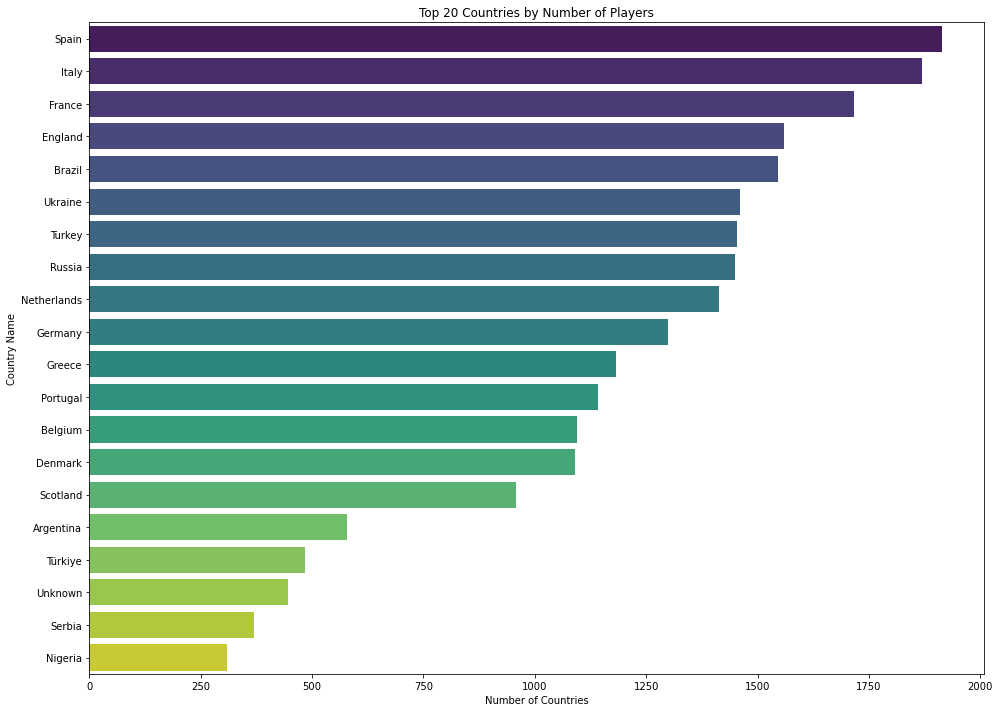

This chart was generated by the following Python code:
# -*- coding: utf-8 -*-
"""
Created on Wed Sep  4 13:01:52 2024

@author: Heikki
"""

import pyodbc
import pandas as pd
import matplotlib.pyplot as plt
import seaborn as sns

# Connection to Database
conn = pyodbc.connect(
    "Driver={ODBC Driver 18 for SQL Server};"
    "Server=localhost\\SQLEXPRESS;"
    "Database=FootballDB;"
    "Trusted_Connection=yes;"
    "TrustServerCertificate=yes"
)
cursor = conn.cursor()

# Query to get agent names
query = "SELECT [country_of_citizenship] FROM dbo.players;"
data = pd.read_sql(query, conn)

# Get value counts of agent names
country_counts = data['country_of_citizenship'].value_counts().reset_index()
country_counts.columns = ['country_of_citizenship', 'count']

top_countries = country_counts.head(20)

print(top_countries)

# Horizontal Bar Plot
plt.figure(figsize=(14, 10))  # Further increase the figure size for better readability
sns.barplot(y='country_of_citizenship', x='count', data=top_countries, palette="viridis")  # Horizontal bar plot
plt.xlabel('Number of Countries')
plt.ylabel('Country Name')
plt.title('Top 20 Countries by Number of Players')
plt.tight_layout()  # Adjust layout to prevent clipping
plt.show()
